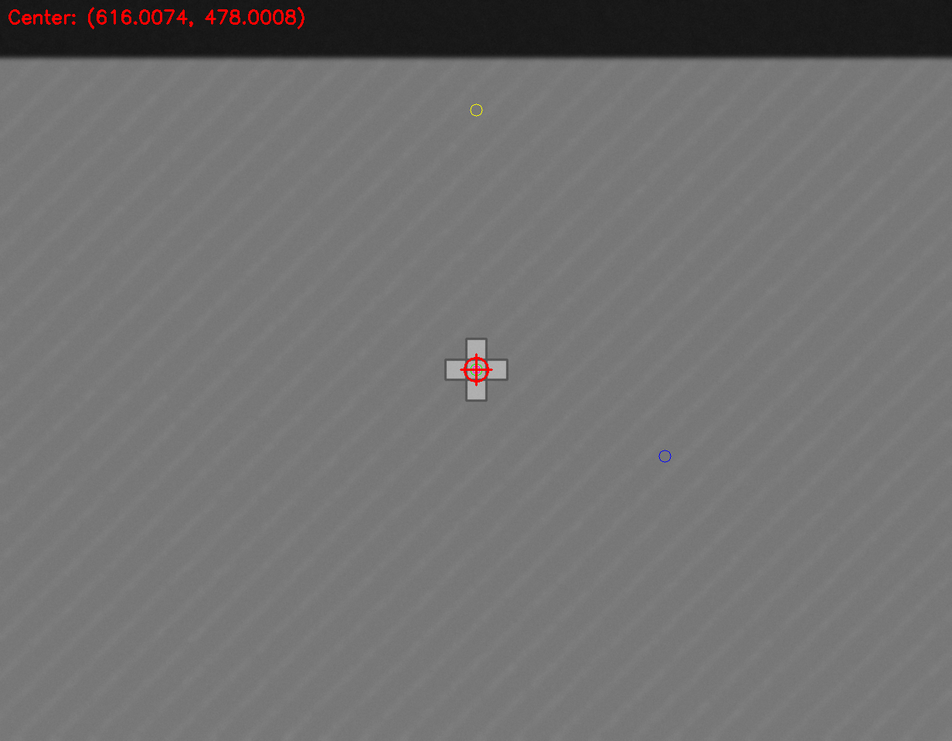
#> input picture cross_center_test_cross.png, 952 x 741 px, shrunk from 1232 x 959 before the run
$ python measure_cross_refined.py cross_center_test_cross.png
#> lines starting #> are read from the running program, lines starting #| are printed output that depends on the picture; after the words box and inside, x2 and y2 are one past the last pixel; in counts of white or black regions, pixels touching at a corner belong together
"""
Refined cross arm measurement with subpixel accuracy.
"""

import cv2
import numpy as np
from scipy import ndimage
from typing import Dict, List, Tuple, Optional


def load_image(image_path: str) -> Tuple[np.ndarray, np.ndarray]:
    """Load image and return both color and grayscale versions."""
    bgr = cv2.imread(image_path, cv2.IMREAD_COLOR)
    if bgr is None:
        raise ValueError(f"Could not read image: {image_path}")
    gray = cv2.cvtColor(bgr, cv2.COLOR_BGR2GRAY)
    return bgr, gray


# [44 lines left out: function find_cross_edges_hough, not called in this run]


def find_cross_contour(gray: np.ndarray) -> Tuple[Optional[np.ndarray], np.ndarray]:
    """
    Find the cross contour using thresholding and morphological operations.
    """
    # Apply bilateral filter to preserve edges
    filtered = cv2.bilateralFilter(gray, 9, 75, 75)

    # Apply Otsu's thresholding
    _, binary = cv2.threshold(filtered, 0, 255, cv2.THRESH_BINARY + cv2.THRESH_OTSU)

    # Try both normal and inverted
    contours_normal, _ = cv2.findContours(binary, cv2.RETR_LIST, cv2.CHAIN_APPROX_SIMPLE)
    binary_inv = cv2.bitwise_not(binary)
    contours_inv, _ = cv2.findContours(binary_inv, cv2.RETR_LIST, cv2.CHAIN_APPROX_SIMPLE)

    def score_contour(contour, img_shape):
        """Score a contour based on cross-like characteristics."""
        h, w = img_shape[:2]
        area = cv2.contourArea(contour)

        if area < 100 or area > h * w * 0.5:
            return -1

        perimeter = cv2.arcLength(contour, True)
        if perimeter < 1:
            return -1

        # Approximate polygon
        epsilon = 0.02 * perimeter
        approx = cv2.approxPolyDP(contour, epsilon, True)
        num_vertices = len(approx)

        # Cross has 12 vertices ideally
        vertex_score = max(0, 1.0 - abs(num_vertices - 12) / 12.0)

        # Bounding box aspect ratio
        x, y, bw, bh = cv2.boundingRect(contour)
        aspect = min(bw, bh) / max(bw, bh) if max(bw, bh) > 0 else 0

        # Solidity (cross is less solid than a square)
        hull = cv2.convexHull(contour)
        hull_area = cv2.contourArea(hull)
        solidity = area / hull_area if hull_area > 0 else 0

        # Cross solidity is typically 0.55-0.7
        solidity_score = max(0, 1.0 - abs(solidity - 0.6) / 0.4)

        return vertex_score * 0.3 + aspect * 0.3 + solidity_score * 0.4

    all_contours = [(c, 'normal') for c in contours_normal] + [(c, 'inv') for c in contours_inv]

    best_contour = None
    best_score = -1
    best_type = None

    for contour, ctype in all_contours:
        score = score_contour(contour, gray.shape)
        if score > best_score:
            best_score = score
            best_contour = contour
            best_type = ctype

    mask = binary_inv if best_type == 'inv' else binary
    return best_contour, mask


# [78 lines left out: function measure_arm_subpixel, not called in this run]


def measure_cross_arms(gray: np.ndarray, debug: bool = False) -> Dict:
    """
    Measure all cross arms with subpixel accuracy.
    """
    h, w = gray.shape

    # Find the cross contour
    contour, mask = find_cross_contour(gray)

    if contour is None:
        raise ValueError("Could not find cross contour")

    # Create filled mask
    filled_mask = np.zeros_like(gray)
    cv2.drawContours(filled_mask, [contour], -1, 255, -1)

    # Find center using moments
    moments = cv2.moments(contour)
    if moments["m00"] != 0:
        cx = moments["m10"] / moments["m00"]
        cy = moments["m01"] / moments["m00"]
    else:
        x, y, bw, bh = cv2.boundingRect(contour)
        cx, cy = x + bw / 2, y + bh / 2

    # Measure arms using multiple parallel scan lines for robustness
    # [51 lines left out: functions measure_arm_robust, simple_arm_measure, not called in this run]

    # Measure with multiple scan lines
    def measure_multi_line(mask, cx, cy, direction, num_lines=21):
        """Measure using multiple parallel lines."""
        measurements = []
        half = num_lines // 2
        h, w = mask.shape

        for offset in range(-half, half + 1):
            if direction == "top":
                x = int(round(cx)) + offset
                if 0 <= x < w:
                    for i in range(int(round(cy)), -1, -1):
                        if mask[i, x] == 0:
                            measurements.append(cy - i)
                            break
                    else:
                        measurements.append(cy)
            elif direction == "bottom":
                x = int(round(cx)) + offset
                if 0 <= x < w:
                    for i in range(int(round(cy)), h):
                        if mask[i, x] == 0:
                            measurements.append(i - cy)
                            break
                    else:
                        measurements.append(h - cy)
            elif direction == "left":
                y = int(round(cy)) + offset
                if 0 <= y < h:
                    for i in range(int(round(cx)), -1, -1):
                        if mask[y, i] == 0:
                            measurements.append(cx - i)
                            break
                    else:
                        measurements.append(cx)
            elif direction == "right":
                y = int(round(cy)) + offset
                if 0 <= y < h:
                    for i in range(int(round(cx)), w):
                        if mask[y, i] == 0:
                            measurements.append(i - cx)
                            break
                    else:
                        measurements.append(w - cx)

        if measurements:
            return float(np.median(measurements))
        return 0.0

    arms = {
        "top": measure_multi_line(filled_mask, cx, cy, "top"),
        "bottom": measure_multi_line(filled_mask, cx, cy, "bottom"),
        "left": measure_multi_line(filled_mask, cx, cy, "left"),
        "right": measure_multi_line(filled_mask, cx, cy, "right"),
    }

    # Calculate ratios
    vertical_total = arms["top"] + arms["bottom"]
    horizontal_total = arms["left"] + arms["right"]

    ratios = {
        "top_to_bottom": arms["top"] / arms["bottom"] if arms["bottom"] > 0 else float("inf"),
        "bottom_to_top": arms["bottom"] / arms["top"] if arms["top"] > 0 else float("inf"),
        "left_to_right": arms["left"] / arms["right"] if arms["right"] > 0 else float("inf"),
        "right_to_left": arms["right"] / arms["left"] if arms["left"] > 0 else float("inf"),
        "vertical_to_horizontal": vertical_total / horizontal_total if horizontal_total > 0 else float("inf"),
        "horizontal_to_vertical": horizontal_total / vertical_total if vertical_total > 0 else float("inf"),
    }

    return {
        "center": (cx, cy),
        "arms": arms,
        "ratios": ratios,
        "contour": contour,
        "mask": filled_mask,
        "vertical_total": vertical_total,
        "horizontal_total": horizontal_total,
    }


def visualize_results(bgr: np.ndarray, results: Dict, output_path: str = None) -> np.ndarray:
    """Create detailed visualization of measurements."""
    vis = bgr.copy()

    cx, cy = results["center"]
    arms = results["arms"]

    # Draw the detected contour
    if results.get("contour") is not None:
        cv2.drawContours(vis, [results["contour"]], -1, (0, 255, 0), 1)

    # Draw center point
    cv2.circle(vis, (int(cx), int(cy)), 5, (0, 255, 255), -1)
    cv2.circle(vis, (int(cx), int(cy)), 7, (0, 0, 0), 1)

    # Draw arm measurements with colors
    colors = {
        "top": (255, 100, 100),      # Light blue
        "bottom": (100, 255, 255),   # Yellow
        "left": (100, 100, 255),     # Light red
        "right": (255, 100, 255),    # Magenta
    }

    # Draw measurement lines
    cv2.line(vis, (int(cx), int(cy)), (int(cx), int(cy - arms["top"])), colors["top"], 2)
    cv2.line(vis, (int(cx), int(cy)), (int(cx), int(cy + arms["bottom"])), colors["bottom"], 2)
    cv2.line(vis, (int(cx), int(cy)), (int(cx - arms["left"]), int(cy)), colors["left"], 2)
    cv2.line(vis, (int(cx), int(cy)), (int(cx + arms["right"]), int(cy)), colors["right"], 2)

    # Draw end markers
    cv2.circle(vis, (int(cx), int(cy - arms["top"])), 3, colors["top"], -1)
    cv2.circle(vis, (int(cx), int(cy + arms["bottom"])), 3, colors["bottom"], -1)
    cv2.circle(vis, (int(cx - arms["left"]), int(cy)), 3, colors["left"], -1)
    cv2.circle(vis, (int(cx + arms["right"]), int(cy)), 3, colors["right"], -1)

    # Add text labels
    font = cv2.FONT_HERSHEY_SIMPLEX
    font_scale = 0.45
    thickness = 1

    # Position labels with background for readability
    def put_text_with_bg(img, text, pos, color):
        (tw, th), _ = cv2.getTextSize(text, font, font_scale, thickness)
        cv2.rectangle(img, (pos[0]-2, pos[1]-th-2), (pos[0]+tw+2, pos[1]+2), (255, 255, 255), -1)
        cv2.putText(img, text, pos, font, font_scale, color, thickness, cv2.LINE_AA)

    put_text_with_bg(vis, f"Top: {arms['top']:.2f}px", (int(cx)+10, int(cy-arms['top']/2)), colors["top"])
    put_text_with_bg(vis, f"Bottom: {arms['bottom']:.2f}px", (int(cx)+10, int(cy+arms['bottom']/2)), colors["bottom"])
    put_text_with_bg(vis, f"Left: {arms['left']:.2f}px", (int(cx-arms['left']/2)-50, int(cy)-15), colors["left"])
    put_text_with_bg(vis, f"Right: {arms['right']:.2f}px", (int(cx+arms['right']/2)-20, int(cy)-15), colors["right"])

    if output_path:
        cv2.imwrite(output_path, vis)

    return vis


def main():
    import argparse

    parser = argparse.ArgumentParser(description="Measure cross arm lengths with subpixel accuracy")
    parser.add_argument("image", help="Path to input image")
    parser.add_argument("--output", "-o", help="Path to output visualization")
    parser.add_argument("--debug", "-d", action="store_true", help="Enable debug output")
    args = parser.parse_args()

    try:
        bgr, gray = load_image(args.image)
#> in load_image, bgr is the input picture: shape (741, 952, 3); mean B, G, R 113.1, 113.1, 113.7
    except Exception as e:
        print(f"Error loading image: {e}")
        return 1

    try:
        results = measure_cross_arms(gray, debug=args.debug)
#> in find_cross_contour, `_, binary = cv2.threshold(filtered, 0, 255, cv2.THRESH_BINARY + cv2.TH..`:
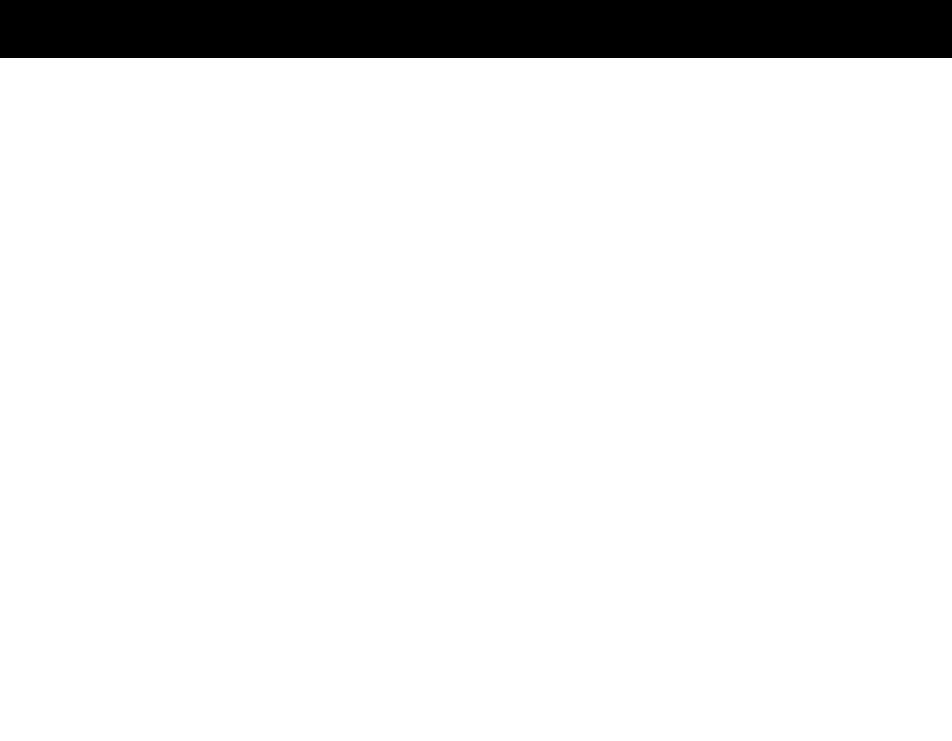
#> binary: shape (741, 952); 92.2% white; 1 black region, box (x1, y1, x2, y2) and area: (0, 0, 952, 58) 55216
#> in find_cross_contour, `contours_normal, _ = cv2.findContours(binary, cv2.RETR_LIST, cv2.CHAIN..`: contours_normal = [[[0, 58], [0, 740], [951, 740], [951, 58]]]
#> in find_cross_contour, `contours_inv, _ = cv2.findContours(binary_inv, cv2.RETR_LIST, cv2.CHAI..`: contours_inv = [[[0, 0], [0, 57], [951, 57], [951, 0]]]
#> in find_cross_contour, `all_contours = [(c, 'normal') for c in contours_normal] + [(c, 'inv') ..`: all_contours = [([[0, 58], [0, 740], [951, 740], [951, 58]], 'normal'), ([[0, 0], [0, 57], [951, 57], [951, 0]], 'inv')]
#> the loop in find_cross_contour, `for contour, ctype in all_contours:` made 2 passes
#> (ctype, h in score_contour, w in score_contour, area in score_contour, perimeter in score_contour, epsilon in score_contour, num_vertices in score_contour, vertex_score in score_contour) on pass 2: ('inv', 741, 952, 54207, 2016, 40.32, 4, 0.333)
#> (contour, ctype, h in score_contour, w in score_contour, area in score_contour, score) on pass 1: ([[0, 58], [0, 740], [951, 740], [951, 58]], 'normal', 741, 952, 648582, -1)
#> after the loop in find_cross_contour, `for contour, ctype in all_contours:`: best_score = 0.118
#> in measure_cross_arms, `contour, mask = find_cross_contour(gray)`: contour = [[0, 0], [0, 57], [951, 57], [951, 0]]
#> in measure_cross_arms, `moments = cv2.moments(contour)`: moments = moments, m00 54207, centre m10/m00, m01/m00 = (475.5, 28.5)
#> in measure_cross_arms, `cx = moments["m10"] / moments["m00"]`: cx = 475.5
#> in measure_cross_arms, `cy = moments["m01"] / moments["m00"]`: cy = 28.5
#> after the loop in measure_multi_line, `for offset in range(-half, half + 1):`: measurements = [28.5, 28.5, 28.5, 28.5, 28.5, 28.5, 28.5, 28.5, 28.5, 28.5, 28.5, 28.5, 28.5, 28.5, 28.5, 28.5, 28.5, 28.5, 28.5, 28.5, 28.5]
#> in measure_cross_arms, `arms = { "top": measure_multi_line(filled_mask, cx, cy, "top"), "botto..`: arms = {'top': 28.5, 'bottom': 29.5, 'left': 475.5, 'right': 476.5}
#> in measure_cross_arms, `vertical_total = arms["top"] + arms["bottom"]`: vertical_total = 58
#> in measure_cross_arms, `horizontal_total = arms["left"] + arms["right"]`: horizontal_total = 952
#> in measure_cross_arms, `ratios = { "top_to_bottom": arms["top"] / arms["bottom"] if arms["bott..`: ratios = {'top_to_bottom': 0.966, 'bottom_to_top': 1.04, 'left_to_right': 0.998, 'right_to_left': 1, 'vertical_to_horizontal': 0.0609, 'horizontal_to_vertical': 16.41}
#> results = 7 items
    except ValueError as e:
        print(f"Error detecting cross: {e}")
        return 1

    print("\n" + "=" * 70)
    print("CROSS ARM MEASUREMENTS (Refined)")
    print("=" * 70)

    print(f"\nImage dimensions: {gray.shape[1]} x {gray.shape[0]} pixels")
#| Image dimensions: 952 x 741 pixels
    print(f"Cross center: ({results['center'][0]:.2f}, {results['center'][1]:.2f})")
#| Cross center: (475.50, 28.50)

    print("\n" + "-" * 70)
    print("HALF ARM LENGTHS (from center to edge)")
    print("-" * 70)
    print(f"  Top arm:      {results['arms']['top']:10.2f} pixels")
#|   Top arm:           28.50 pixels
    print(f"  Bottom arm:   {results['arms']['bottom']:10.2f} pixels")
#|   Bottom arm:        29.50 pixels
    print(f"  Left arm:     {results['arms']['left']:10.2f} pixels")
#|   Left arm:         475.50 pixels
    print(f"  Right arm:    {results['arms']['right']:10.2f} pixels")
#|   Right arm:        476.50 pixels

    print("\n" + "-" * 70)
    print("FULL ARM LENGTHS")
    print("-" * 70)
    print(f"  Vertical (top + bottom):    {results['vertical_total']:10.2f} pixels")
#|   Vertical (top + bottom):         58.00 pixels
    print(f"  Horizontal (left + right):  {results['horizontal_total']:10.2f} pixels")
#|   Horizontal (left + right):      952.00 pixels

    print("\n" + "-" * 70)
    print("ARM RATIOS")
    print("-" * 70)
    print(f"  Top / Bottom:               {results['ratios']['top_to_bottom']:10.4f}")
#|   Top / Bottom:                   0.9661
    print(f"  Bottom / Top:               {results['ratios']['bottom_to_top']:10.4f}")
#|   Bottom / Top:                   1.0351
    print(f"  Left / Right:               {results['ratios']['left_to_right']:10.4f}")
#|   Left / Right:                   0.9979
    print(f"  Right / Left:               {results['ratios']['right_to_left']:10.4f}")
#|   Right / Left:                   1.0021
    print(f"  Vertical / Horizontal:      {results['ratios']['vertical_to_horizontal']:10.4f}")
#|   Vertical / Horizontal:          0.0609
    print(f"  Horizontal / Vertical:      {results['ratios']['horizontal_to_vertical']:10.4f}")
#|   Horizontal / Vertical:         16.4138

    print("=" * 70 + "\n")

    # Create visualization
    output_path = args.output or "cross_refined_measurement.png"
    visualize_results(bgr, results, output_path)
#> in visualize_results, `cx, cy = results["center"]`: cx = 475.5; cy = 28.5
#> in visualize_results, `cv2.circle(vis, (int(cx), int(cy)), 5, (0, 255, 255), -1)`: vis: shape (741, 952, 3); mean B, G, R 112.9, 113.7, 113.6
#> in visualize_results, `cv2.circle(vis, (int(cx), int(cy)), 7, (0, 0, 0), 1)`: vis: shape (741, 952, 3); mean B, G, R 112.9, 113.7, 113.6
#> in visualize_results, `cv2.line(vis, (int(cx), int(cy)), (int(cx), int(cy - arms["top"])), co..`: vis: shape (741, 952, 3); mean B, G, R 113, 113.7, 113.6
#> in visualize_results, `cv2.line(vis, (int(cx), int(cy)), (int(cx), int(cy + arms["bottom"])),..`: vis: shape (741, 952, 3); mean B, G, R 113, 113.7, 113.6
#> in visualize_results, `cv2.line(vis, (int(cx), int(cy)), (int(cx + arms["right"]), int(cy)), ..`:
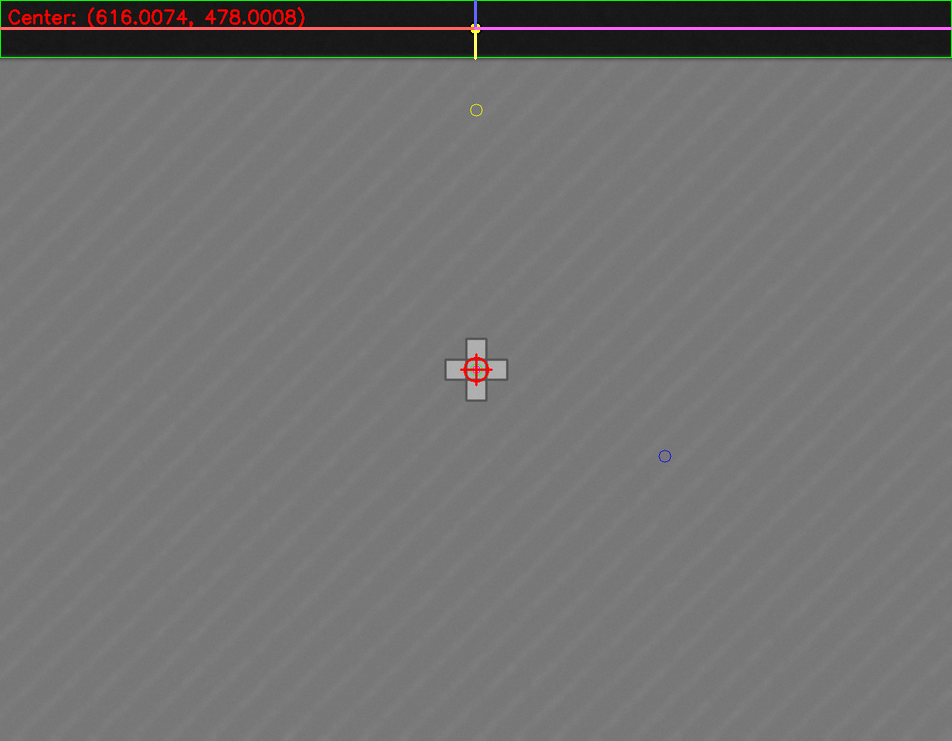
#> vis: shape (741, 952, 3); mean B, G, R 113.6, 114, 114.6
#> in visualize_results, `cv2.circle(vis, (int(cx), int(cy - arms["top"])), 3, colors["top"], -1)`: vis: shape (741, 952, 3); under 0.01% of pixels changed, all inside (x1, y1, x2, y2) = (472, 0, 479, 3)
#> in visualize_results, `cv2.circle(vis, (int(cx), int(cy + arms["bottom"])), 3, colors["bottom..`: vis: shape (741, 952, 3); mean B, G, R 113.6, 114, 114.6
#> in visualize_results, `cv2.circle(vis, (int(cx - arms["left"]), int(cy)), 3, colors["left"], ..`: vis: shape (741, 952, 3); mean B, G, R 113.6, 114, 114.6
#> in visualize_results, `cv2.circle(vis, (int(cx + arms["right"]), int(cy)), 3, colors["right"]..`: vis: shape (741, 952, 3); mean B, G, R 113.6, 114, 114.6
#> call 4 of put_text_with_bg, with text = 'Right: 476.50px', pos = (693, 13), color = (255, 100, 255)
#> in put_text_with_bg (call 4), `cv2.putText(img, text, pos, font, font_scale, color, thickness, cv2.LI..`:
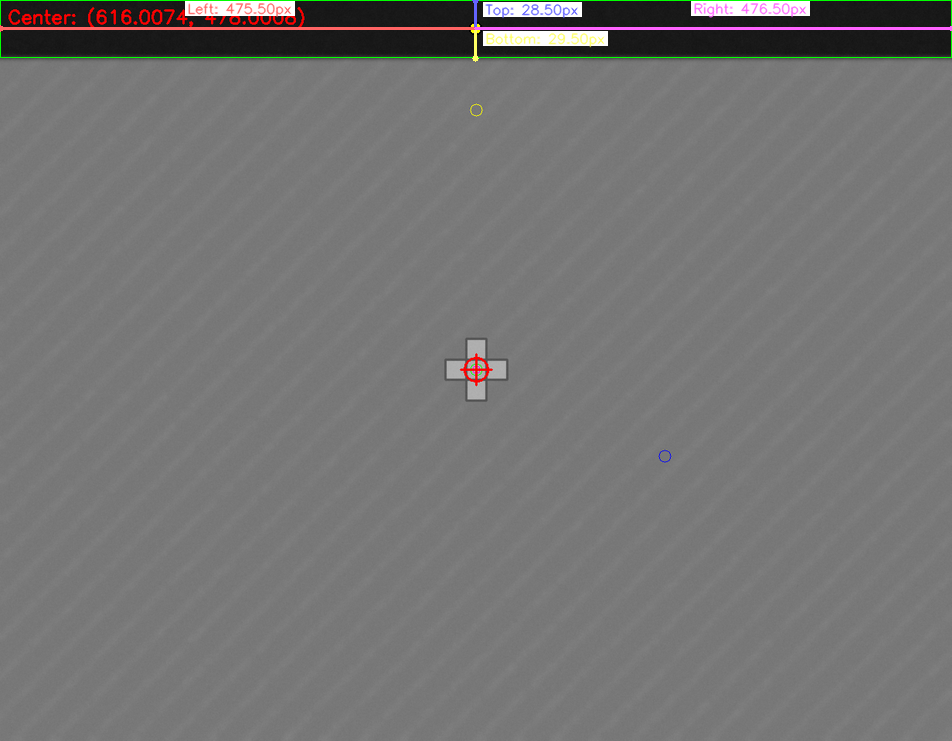
#> img: shape (741, 952, 3); mean B, G, R 115.7, 116.1, 116.7
    print(f"Visualization saved to: {output_path}")

    return 0


if __name__ == "__main__":
    import sys
    sys.exit(main())
#> (the program exits here)
